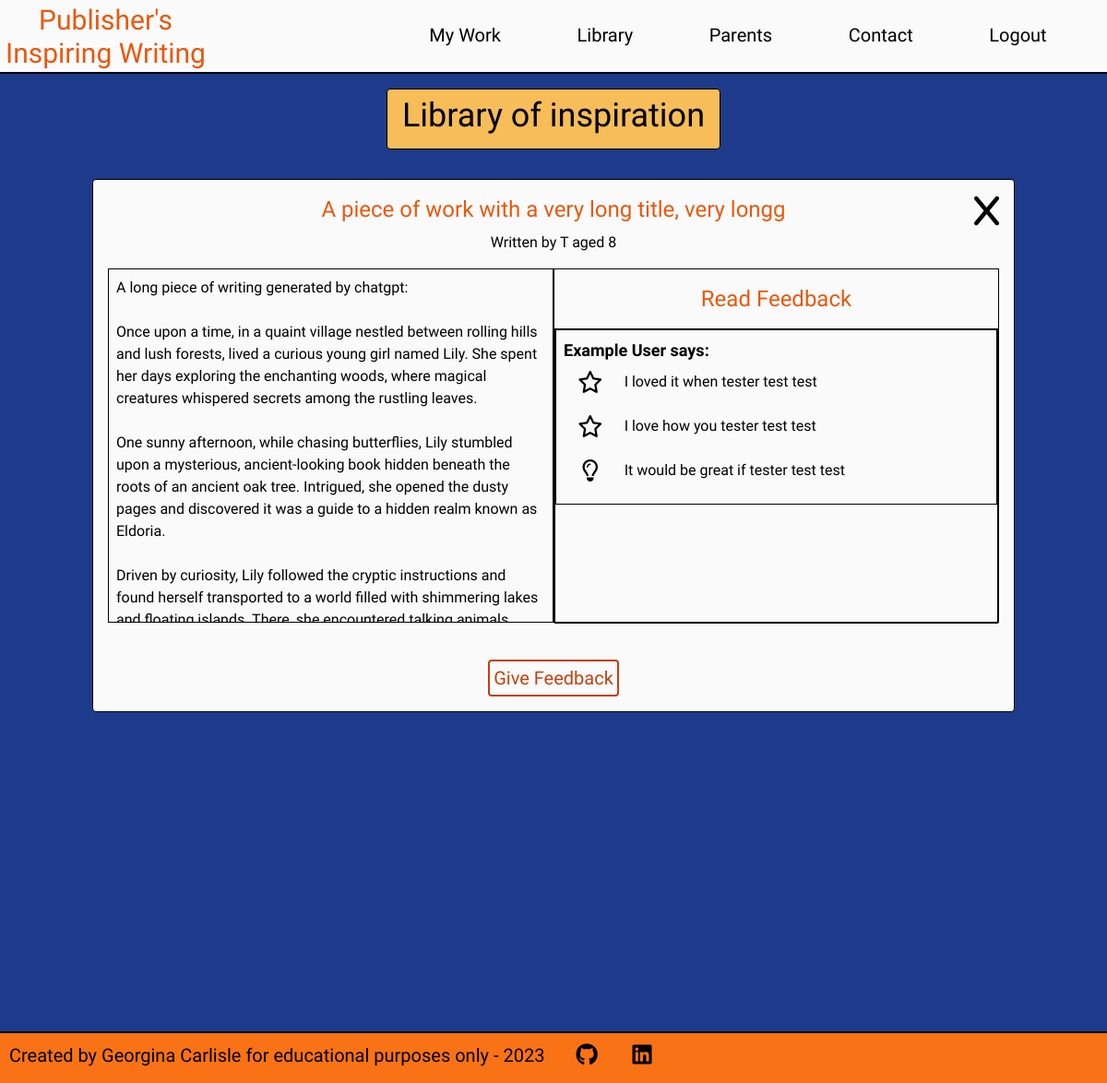
The app's page /library/read_feedback/7 (signed in) with its own data.
### users/models.py (models this page shows, shortened)
class User(AbstractBaseUser, PermissionsMixin):
    __name__ = 'CustomUser'
    validUsername = RegexValidator(
        r'^[a-zA-Z ]+$', 'Only letters and spaces are allowed in your Pen name')
    validFirstName = RegexValidator(
        r'^[a-zA-Z ]+$',
        'Only letters and spaces are allowed in your First name')
    validSecondName = RegexValidator(
        r'^[a-zA-Z ]+$',
        'Only letters and spaces are allowed in your Second name')
    username = models.CharField(
        max_length=20, unique=True, validators=[validUsername])
    age = models.IntegerField(
        validators=[MinValueValidator(8), MaxValueValidator(12),],)
    first_name = models.CharField(max_length=12, validators=[validFirstName])
    last_name = models.CharField(max_length=20, validators=[validSecondName])
    email = models.EmailField(max_length=320)
    consent = models.BooleanField(default=False)
    join_date = models.DateTimeField(default=timezone.now)
    is_staff = models.BooleanField(default=False)
    is_admin = models.BooleanField(default=False)
    is_active = models.BooleanField(default=True)
    is_superuser = models.BooleanField(default=False)
    objects = CustomAccountManager()
    USERNAME_FIELD = 'username'
    REQUIRED_FIELDS = ['email', 'first_name', 'last_name']
    def __str__(self):
        return self.username

### writing/models.py (models this page shows, shortened)
class Writing(models.Model):
    title = models.CharField(max_length=50, unique=True)
    slug = models.SlugField(max_length=100, unique=True)
    author = models.ForeignKey(User, on_delete=models.CASCADE, related_name="writing")
    body = models.TextField()
    updated_on = models.DateTimeField(auto_now=True)
    pending_approval = models.BooleanField(default=False)
    date_submitted = models.DateTimeField(null=True, blank=True)
    approved = models.BooleanField(default=False)
    date_approved = models.DateTimeField(null=True, blank=True)
    failed_approval = models.BooleanField(default=False)
    date_failed = models.DateTimeField(null=True, blank=True)
    reason_failed = models.TextField(null=True, blank=True)
    featured = models.BooleanField(default=False)
    class Meta:
        ordering = ['-date_approved']

### library/models.py (models this page shows, shortened)
class Feedback(models.Model):
    giver = models.ForeignKey(User, on_delete=models.CASCADE, related_name="given_feedback")
    writing = models.ForeignKey(Writing, on_delete=models.CASCADE, related_name="received_feedback")
    star_one = models.TextField()
    star_two = models.TextField()
    wish = models.TextField()
    date_created = models.DateTimeField(auto_now_add=True)
    date_last_edit = models.DateTimeField(auto_now=True)
    approved = models.BooleanField(default=False)
    date_approved = models.DateTimeField(null=True, blank=True)
    failed_approval = models.BooleanField(default=False)
    date_failed = models.DateTimeField(null=True, blank=True)
    reason_failed = models.TextField(null=True, blank=True)
    class Meta:
        ordering = ['-date_approved']

### library/views.py (the view)
# urls.py: path('read_feedback/<int:writing_id>', views.read_feedback_view, name="read_feedback"),
@login_required
def read_feedback_view(request, writing_id):
    writing = get_object_or_404(Writing, pk=writing_id)
    approved_feedback = writing.received_feedback.all().filter(approved = True)
    context = {}
    all_feedback = writing.received_feedback.all()
    for feedback in all_feedback:
        if feedback.giver.username == request.user.username:
            user_feedback = feedback
            context['user_feedback'] = user_feedback
    context['writing'] = writing
    context['feedback_received'] = approved_feedback
    return render(request, 'read_feedback.html', context)

### library/templates/read_feedback.html (shortened to what this page needs)
{% extends 'base.html' %}
{% load static %}
{% block content %}
<div class="bg-blue-900 h-full pb-4 pt-16 lg:pt-20">
    <div class="flex justify-center h-fit">
        <div class="text-center px-4 py-2 bg-horange my-4 h-fit rounded border border-black">
            <h1 class="text-3xl md:text-4xl font-title text-black mb-2">
                Library of inspiration
            </h1>
        </div>
    </div>
    <div class="flex justify-center mt-4">
        <div class="border border-black rounded bg-zinc-50 p-4 relative w-11/12 sm:max-w-xl lg:max-w-none lg:w-5/6 h-3/4">
            <a
            href="{% url 'library' %}"
            title="Return to the inspirational library."
            class="absolute top-4 right-4">
                <i class="fa-solid fa-x text-4xl" aria-hidden="true"></i>
            </a>
            <div class="text-center mb-4">
                <div class="flex justify-center">
                    <h2 class="text-2xl md:text-2xl mb-2 w-4/5 font-title text-orange-600">
                        {{ writing.title }}
                    </h2>
                </div>
                <p class="mb-2">
                    Written by {{ writing.author }} aged {{ writing.author.age }}
                </p>
            </div>
            <div class="lg:grid lg:grid-cols-2 2xl:grid-cols-5 h-fit">
                <div class="border border-black h-40 lg:h-96 overflow-auto mb-4 p-2 2xl:col-span-3">
                    {{ writing.body|linebreaksbr|safe }}
                </div>
                <div class="lg:border border-black lg:h-96 lg:pt-4 2xl:col-span-2">
                    <h3 class="text-2xl text-center mb-4 font-title text-orange-600">Read Feedback </h3>
                    <div class="border border-black relative mb-12 lg:mb-4 max-h-52 lg:max-h-none lg:h-80 overflow-auto">
                        {% if feedback_received %}
                        {% for feedback in feedback_received %}
                        {% ifnotequal user.username feedback.giver.username %}
                        <div class="border border-black p-2">
                            <h4 class="font-bold text-lg">
                                {{ feedback.giver }} says:
                            </h4>
                            <div class="mb-2 grid grid-cols-6 sm:grid-cols-8">
                                <div class="col-span-1 flex justify-center">
                                    <i class="fa-regular fa-star text-2xl mt-2" aria-label="star one"></i>
                                </div>
                                <p class="col-span-5 sm:col-span-7 p-2">
                                    I loved it when {{ feedback.star_one }}
                                </p>
                            </div>
                            <div class="mb-2 grid grid-cols-6 sm:grid-cols-8">
                                <div class="col-span-1 flex justify-center">
                                    <i class="fa-regular fa-star text-2xl mt-2" aria-label="star two"></i>
                                </div>
                                <p class="col-span-5 sm:col-span-7 p-2">
                                    I love how you {{ feedback.star_two }}
                                </p>
                            </div>
                            <div class="mb-2 grid grid-cols-6 sm:grid-cols-8">
                                <div class="col-span-1 flex justify-center">
                                    <i class="fa-regular fa-lightbulb text-2xl mt-2" aria-label="idea"></i>
                                </div>
                                <p class="col-span-5 sm:col-span-7 p-2">
                                    It would be great if {{ feedback.wish }}
                                </p>
                            </div>
                        </div>
                        {% endifnotequal %}
                        {% endfor %}
                        {% endif %}
                    </div>
                </div>
            </div>
            <div class="flex justify-center mt-4">
                <a class="absolute lg:static right-4 bottom-4 p-1 mt-6 lg:mt-2 rounded border-orange-700 border-2 border-solid bg-zinc-50 hover:bg-orange-700 text-orange-700 hover:text-white text-lg md:text-xl hover:cursor-pointer w-fit"
                href="{% url 'give_feedback' writing_id=writing.id %}">
                    Give Feedback
                </a>
            </div>
        </div>
    </div>
</div>
{% endblock%}

### templates/account_header.html (shortened to what this page needs)
{% load static %}
<header>
  <div
    class="fixed top-0 z-10 grid grid-cols-4 md:grid-cols-6 xl:grid-cols-6 h-16 lg:h-20 w-full border-b-2 border-black bg-zinc-50"
  >
    <div class="flex justify-start col-span-3 sm:col-span-2">
      <div class="p-1.5 lg:py-1">
        <a
          class="inline-block text-center w-full font-title text-2xl lg:text-3xl leading-none text-orange-600 hover:text-black hover:cursor-pointer"
          href="{% url 'account_home' %}"
          aria-label="return to the home page"
        >
          {% if user.username %}
          <p>{{ user.username }}'s</p>
          <p>Inspiring Writing</p>
          {% endif %}
        </a>
      </div>
    </div>
    <nav class="col-span-1 md:col-span-4 p-5 lg:p-6 font-body">
      <ul class="hidden md:flex flex-row justify-around lg:text-xl">
        <li class="hover:font-bold hover:cursor-pointer">
          <a href="{% url 'my_work' user.id %}">My Work</a>
        </li>
        <li class="hover:font-bold hover:cursor-pointer">
          <a href="{% url 'library' %}">Library</a>
        </li>
        <li class="hover:font-bold hover:cursor-pointer">
          <button
            id="parent-info-open"
            aria-label="open information for parents">
            Parents
          </button>
        </li>
        <li class="hover:font-bold hover:cursor-pointer">
          <a href="{% url 'account_contact' %}">Contact</a>
        </li>
        <li class="hover:font-bold hover:cursor-pointer">
          <a href="{% url 'logout' %}">Logout</a>
        </li>
      </ul>
    </nav>
  </div>
</header>

### records on screen
User: username "Publisher"
Writing: title "A piece of work with a very long title, very longg", author "T", author.age "8", body "A long piece of writing generated by chatgpt: Once upon a time, in a quaint village nestled between rolling hills and lush forests, lived a curious young girl named Lily. She spent her days exploring the enchanting woods, where magical creatures whispered secrets among the rustling leaves. One sunny afternoon, while chasing butterflies, Lily stumbled upon a mysterious, ancient-looking book hidden beneath the roots of an ancient oak tree. Intrigued, she opened the dusty pages and discovered it was a guide to a hidden realm known as Eldoria. Driven by curiosity, Lily followed the cryptic instructions and found herself transported to a world filled with shimmering lakes…"
Feedback: giver "Example User", star_one "tester test test", star_two "tester test test", wish "tester test test"
